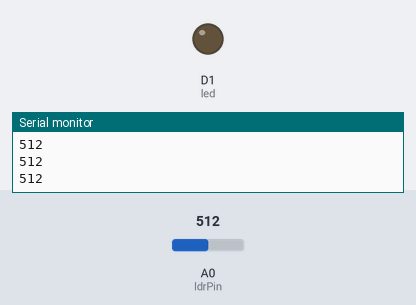
The sketch below on a simulated ESP8266 (NodeMCU). Parts: output pins drawn as LEDs (lit = HIGH), the last lines printed to the serial monitor. The test bench sets the inputs (shaded band); at power-on: A0 (ldrPin) = 512.

Above: at 1.2 s.
1.3 s: A0 (ldrPin) set to 834
2.8 s: A0 (ldrPin) set to 858
At 3.8 s:
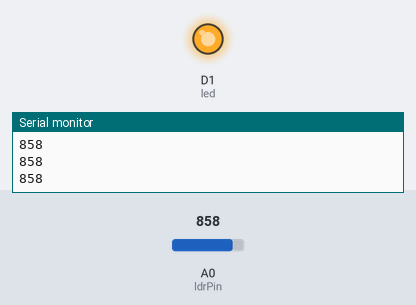
4.3 s: A0 (ldrPin) set to 840
At 5.1 s:
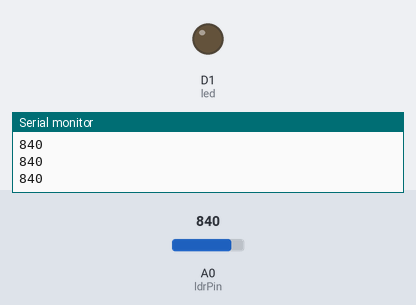
5.8 s: A0 (ldrPin) set to 860
At 6.3 s:
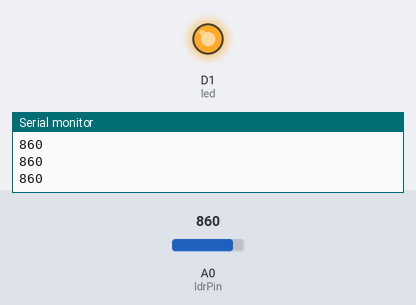
Timing chart, 0 to 8.3 s (numbered marks = the images above; inputs shaded):
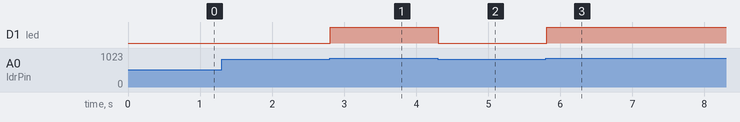

Measured:
- the behaviour switches between 849 and 850 on A0 (ldrPin) (found by bisection; images 0 and 1)
- after the input at 2.8 s, D1 (led): LOW → HIGH at once
- after the input at 4.3 s, D1 (led): HIGH → LOW at once
- after the input at 5.8 s, D1 (led): LOW → HIGH at once

The sketch:

LDR_Sensor.ino
```cpp
const int ldrPin = A0;
const int led = D1;
int threshold = 850;

void setup() {
  Serial.begin(115200);
  pinMode(ldrPin, INPUT);
  pinMode(led, OUTPUT);

}

void loop() {
  int rawData = analogRead(ldrPin);
  Serial.println(rawData);

  if (rawData >= threshold){
    digitalWrite(led, HIGH);
  }
  else {
    digitalWrite(led, LOW);
  }

  delay(100);
}
```
